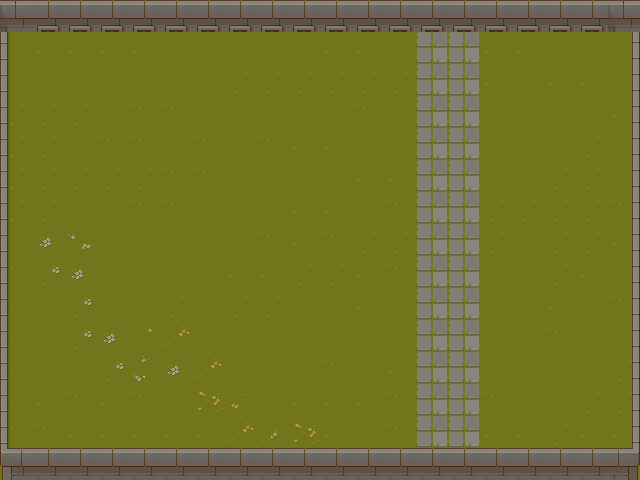

This is a level from a 2D game, rendered from its Tiled map with the project's own tilesets. A one-line summary and the complete map file follow:
An orthogonal 20x15 tile map with 32x32 px tiles, 2 tile layers (ground, walls), 2 tilesets and 1 object (spawn).

<map version="1.10" tiledversion="1.12.2" orientation="orthogonal" renderorder="left-up" width="20" height="15" tilewidth="32" tileheight="32" infinite="0" nextlayerid="4" nextobjectid="2">
 <tileset firstgid="1" source="../assets/tileset/TilesetGrass.tsx" />
 <tileset firstgid="65" source="../assets/tileset/TilesetWall.tsx" />
 <layer id="1" name="ground" width="20" height="15">
  <data encoding="csv">
20,20,27,27,1,20,20,20,20,20,20,27,1,34,34,27,1,1,1,1,
20,27,27,27,27,20,1,20,20,20,27,27,1,34,34,27,27,1,1,1,
1,20,20,20,20,20,20,10,10,10,10,10,10,34,34,27,1,27,27,1,
10,10,10,1,2,2,1,20,20,20,20,2,1,34,34,1,1,1,1,27,
10,10,1,2,2,1,2,1,2,27,27,20,20,34,34,20,1,1,10,1,
10,10,10,10,10,2,2,20,1,20,20,27,27,34,34,1,1,10,10,1,
10,10,1,1,2,2,20,20,20,27,27,1,2,34,34,10,10,10,10,2,
1,13,7,1,20,20,20,1,2,27,2,10,10,34,34,10,1,10,10,27,
2,14,13,20,1,20,20,27,27,10,10,27,2,34,34,1,1,10,27,1,
27,20,14,20,20,10,20,10,10,1,1,27,20,34,34,20,20,27,20,2,
27,20,14,13,24,15,20,20,20,20,20,20,1,34,34,1,20,2,20,1,
27,1,1,14,22,13,15,1,1,1,2,1,27,34,34,1,20,20,20,10,
27,27,2,27,2,1,30,21,1,27,27,27,2,34,34,2,20,20,10,10,
2,2,27,27,27,27,27,15,23,30,27,1,2,34,34,27,27,10,27,27,
2,2,1,27,2,1,1,1,1,27,27,1,1,34,34,27,27,10,10,27
</data>
 </layer>
 <layer id="3" name="walls" width="20" height="15">
  <data encoding="csv">
86,167,167,167,167,167,167,167,167,167,167,167,167,167,167,167,167,167,167,86,
98,0,0,0,0,0,0,0,0,0,0,0,0,0,0,0,0,0,0,100,
98,0,0,0,0,0,0,0,0,0,0,0,0,0,0,0,0,0,0,100,
98,0,0,0,0,0,0,0,0,0,0,0,0,0,0,0,0,0,0,100,
98,0,0,0,0,0,0,0,0,0,0,0,0,0,0,0,0,0,0,100,
98,0,0,0,0,0,0,0,0,0,0,0,0,0,0,0,0,0,0,100,
98,0,0,0,0,0,0,0,0,0,0,0,0,0,0,0,0,0,0,100,
98,0,0,0,0,0,0,0,0,0,0,0,0,0,0,0,0,0,0,100,
98,0,0,0,0,0,0,0,0,0,0,0,0,0,0,0,0,0,0,100,
98,0,0,0,0,0,0,0,0,0,0,0,0,0,0,0,0,0,0,100,
98,0,0,0,0,0,0,0,0,0,0,0,0,0,0,0,0,0,0,100,
98,0,0,0,0,0,0,0,0,0,0,0,0,0,0,0,0,0,0,100,
98,0,0,0,0,0,0,0,0,0,0,0,0,0,0,0,0,0,0,100,
98,0,0,0,0,0,0,0,0,0,0,0,0,0,0,0,0,0,0,100,
114,115,115,115,115,115,115,115,115,115,115,115,115,115,115,115,115,115,115,116
</data>
 </layer>
 <objectgroup id="2" name="entities">
  <object id="1" name="spawn" type="spawn" x="275.457" y="234.19">
   <properties>
    <property name="type" value="spawn" />
   </properties>
   <point />
  </object>
 </objectgroup>
</map>
